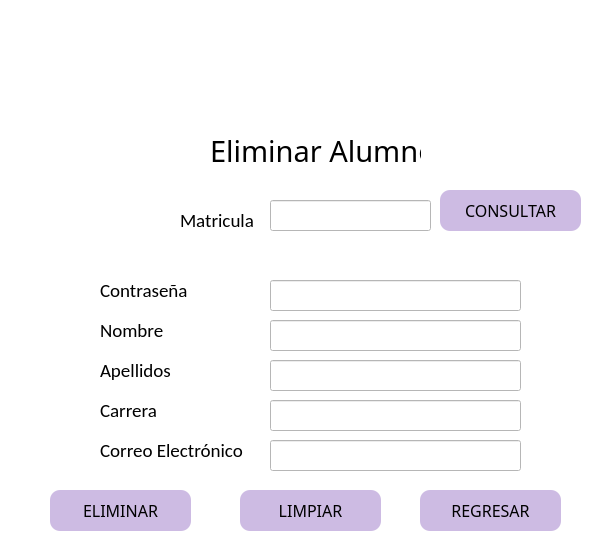
<?xml version="1.0" encoding="UTF-8"?>
<ui version="4.0">
 <class>MainWindow</class>
 <widget class="QMainWindow" name="MainWindow">
  <property name="geometry">
   <rect>
    <x>0</x>
    <y>0</y>
    <width>592</width>
    <height>557</height>
   </rect>
  </property>
  <property name="windowTitle">
   <string>MainWindow</string>
  </property>
  <property name="styleSheet">
   <string notr="true">background-color: rgb(255, 255, 255);</string>
  </property>
  <widget class="QWidget" name="centralwidget">
   <widget class="QLineEdit" name="lineEdit_matricula">
    <property name="geometry">
     <rect>
      <x>270</x>
      <y>200</y>
      <width>161</width>
      <height>31</height>
     </rect>
    </property>
    <property name="font">
     <font>
      <pointsize>10</pointsize>
     </font>
    </property>
    <property name="styleSheet">
     <string notr="true">QLineEdit{
border: .5px solid
}
</string>
    </property>
   </widget>
   <widget class="QLabel" name="label_7">
    <property name="geometry">
     <rect>
      <x>180</x>
      <y>210</y>
      <width>81</width>
      <height>20</height>
     </rect>
    </property>
    <property name="font">
     <font>
      <family>Calibri</family>
      <pointsize>14</pointsize>
     </font>
    </property>
    <property name="text">
     <string>Matricula</string>
    </property>
   </widget>
   <widget class="QPushButton" name="pbEliminar_alumno">
    <property name="geometry">
     <rect>
      <x>50</x>
      <y>490</y>
      <width>141</width>
      <height>41</height>
     </rect>
    </property>
    <property name="font">
     <font>
      <family>Dubai Medium</family>
      <pointsize>12</pointsize>
     </font>
    </property>
    <property name="styleSheet">
     <string notr="true">QPushButton{

	background-color:rgb(205, 187, 227);
	border-radius:10px;
	border:10px;
}


QPushButton:hover{
background-color: rgb(170, 255, 127);
	border-radius:10px;
	border: 10px;
}</string>
    </property>
    <property name="text">
     <string>ELIMINAR</string>
    </property>
   </widget>
   <widget class="QPushButton" name="pbLimpiar_alumno">
    <property name="geometry">
     <rect>
      <x>240</x>
      <y>490</y>
      <width>141</width>
      <height>41</height>
     </rect>
    </property>
    <property name="font">
     <font>
      <family>Dubai Medium</family>
      <pointsize>12</pointsize>
     </font>
    </property>
    <property name="styleSheet">
     <string notr="true">QPushButton{

	background-color:rgb(205, 187, 227);
	border-radius:10px;
	border:10px;
}


QPushButton:hover{
background-color: rgb(170, 255, 127);
	border-radius:10px;
	border: 10px;
}</string>
    </property>
    <property name="text">
     <string>LIMPIAR</string>
    </property>
   </widget>
   <widget class="QLabel" name="label">
    <property name="geometry">
     <rect>
      <x>210</x>
      <y>130</y>
      <width>211</width>
      <height>41</height>
     </rect>
    </property>
    <property name="font">
     <font>
      <family>Segoe MDL2 Assets</family>
      <pointsize>22</pointsize>
     </font>
    </property>
    <property name="text">
     <string>Eliminar Alumno</string>
    </property>
   </widget>
   <widget class="QPushButton" name="pbRegresar_alumno">
    <property name="geometry">
     <rect>
      <x>420</x>
      <y>490</y>
      <width>141</width>
      <height>41</height>
     </rect>
    </property>
    <property name="font">
     <font>
      <family>Dubai Medium</family>
      <pointsize>12</pointsize>
     </font>
    </property>
    <property name="styleSheet">
     <string notr="true">QPushButton{

	background-color:rgb(205, 187, 227);
	border-radius:10px;
	border:10px;
}


QPushButton:hover{
background-color: rgb(170, 255, 127);
	border-radius:10px;
	border: 10px;
}</string>
    </property>
    <property name="text">
     <string>REGRESAR</string>
    </property>
   </widget>
   <widget class="QLabel" name="label_2">
    <property name="geometry">
     <rect>
      <x>70</x>
      <y>0</y>
      <width>491</width>
      <height>101</height>
     </rect>
    </property>
    <property name="styleSheet">
     <string notr="true"/>
    </property>
    <property name="text">
     <string/>
    </property>
    <property name="pixmap">
     <pixmap>../imagenes/Logo.png</pixmap>
    </property>
    <property name="scaledContents">
     <bool>true</bool>
    </property>
   </widget>
   <widget class="QLineEdit" name="lineEdit_contrasena">
    <property name="enabled">
     <bool>false</bool>
    </property>
    <property name="geometry">
     <rect>
      <x>270</x>
      <y>280</y>
      <width>251</width>
      <height>31</height>
     </rect>
    </property>
    <property name="font">
     <font>
      <pointsize>10</pointsize>
     </font>
    </property>
    <property name="styleSheet">
     <string notr="true">QLineEdit{
border: .5px solid
}
</string>
    </property>
   </widget>
   <widget class="QLabel" name="label_3">
    <property name="geometry">
     <rect>
      <x>100</x>
      <y>280</y>
      <width>111</width>
      <height>20</height>
     </rect>
    </property>
    <property name="font">
     <font>
      <family>Calibri</family>
      <pointsize>14</pointsize>
     </font>
    </property>
    <property name="text">
     <string>Contraseña</string>
    </property>
   </widget>
   <widget class="QLineEdit" name="lineEdit_carrera">
    <property name="enabled">
     <bool>false</bool>
    </property>
    <property name="geometry">
     <rect>
      <x>270</x>
      <y>400</y>
      <width>251</width>
      <height>31</height>
     </rect>
    </property>
    <property name="font">
     <font>
      <pointsize>10</pointsize>
     </font>
    </property>
    <property name="styleSheet">
     <string notr="true">QLineEdit{
border: .5px solid
}
</string>
    </property>
   </widget>
   <widget class="QLineEdit" name="lineEdit_apellidos">
    <property name="enabled">
     <bool>false</bool>
    </property>
    <property name="geometry">
     <rect>
      <x>270</x>
      <y>360</y>
      <width>251</width>
      <height>31</height>
     </rect>
    </property>
    <property name="font">
     <font>
      <pointsize>10</pointsize>
     </font>
    </property>
    <property name="styleSheet">
     <string notr="true">QLineEdit{
border: .5px solid
}
</string>
    </property>
   </widget>
   <widget class="QLabel" name="label_5">
    <property name="geometry">
     <rect>
      <x>100</x>
      <y>360</y>
      <width>81</width>
      <height>20</height>
     </rect>
    </property>
    <property name="font">
     <font>
      <family>Calibri</family>
      <pointsize>14</pointsize>
     </font>
    </property>
    <property name="text">
     <string>Apellidos</string>
    </property>
   </widget>
   <widget class="QLineEdit" name="lineEdit_nombre">
    <property name="enabled">
     <bool>false</bool>
    </property>
    <property name="geometry">
     <rect>
      <x>270</x>
      <y>320</y>
      <width>251</width>
      <height>31</height>
     </rect>
    </property>
    <property name="font">
     <font>
      <pointsize>10</pointsize>
     </font>
    </property>
    <property name="styleSheet">
     <string notr="true">QLineEdit{
border: .5px solid
}
</string>
    </property>
   </widget>
   <widget class="QLineEdit" name="lineEdit_correo">
    <property name="enabled">
     <bool>false</bool>
    </property>
    <property name="geometry">
     <rect>
      <x>270</x>
      <y>440</y>
      <width>251</width>
      <height>31</height>
     </rect>
    </property>
    <property name="font">
     <font>
      <pointsize>10</pointsize>
     </font>
    </property>
    <property name="styleSheet">
     <string notr="true">QLineEdit{
border: .5px solid
}
</string>
    </property>
   </widget>
   <widget class="QLabel" name="label_nombre">
    <property name="geometry">
     <rect>
      <x>100</x>
      <y>320</y>
      <width>111</width>
      <height>20</height>
     </rect>
    </property>
    <property name="font">
     <font>
      <family>Calibri</family>
      <pointsize>14</pointsize>
     </font>
    </property>
    <property name="text">
     <string>Nombre</string>
    </property>
   </widget>
   <widget class="QLabel" name="label_6">
    <property name="geometry">
     <rect>
      <x>100</x>
      <y>400</y>
      <width>151</width>
      <height>20</height>
     </rect>
    </property>
    <property name="font">
     <font>
      <family>Calibri</family>
      <pointsize>14</pointsize>
     </font>
    </property>
    <property name="text">
     <string>Carrera</string>
    </property>
   </widget>
   <widget class="QLabel" name="label_4">
    <property name="geometry">
     <rect>
      <x>100</x>
      <y>440</y>
      <width>151</width>
      <height>20</height>
     </rect>
    </property>
    <property name="font">
     <font>
      <family>Calibri</family>
      <pointsize>14</pointsize>
     </font>
    </property>
    <property name="text">
     <string>Correo Electrónico</string>
    </property>
   </widget>
   <widget class="QPushButton" name="pbConsultar_alumno">
    <property name="geometry">
     <rect>
      <x>440</x>
      <y>190</y>
      <width>141</width>
      <height>41</height>
     </rect>
    </property>
    <property name="font">
     <font>
      <family>Dubai Medium</family>
      <pointsize>12</pointsize>
     </font>
    </property>
    <property name="styleSheet">
     <string notr="true">QPushButton{

	background-color:rgb(205, 187, 227);
	border-radius:10px;
	border:10px;
}


QPushButton:hover{
background-color: rgb(170, 255, 127);
	border-radius:10px;
	border: 10px;
}</string>
    </property>
    <property name="text">
     <string>CONSULTAR</string>
    </property>
   </widget>
  </widget>
 </widget>
 <tabstops>
  <tabstop>lineEdit_matricula</tabstop>
  <tabstop>pbEliminar_alumno</tabstop>
  <tabstop>pbLimpiar_alumno</tabstop>
 </tabstops>
 <resources/>
 <connections/>
</ui>
